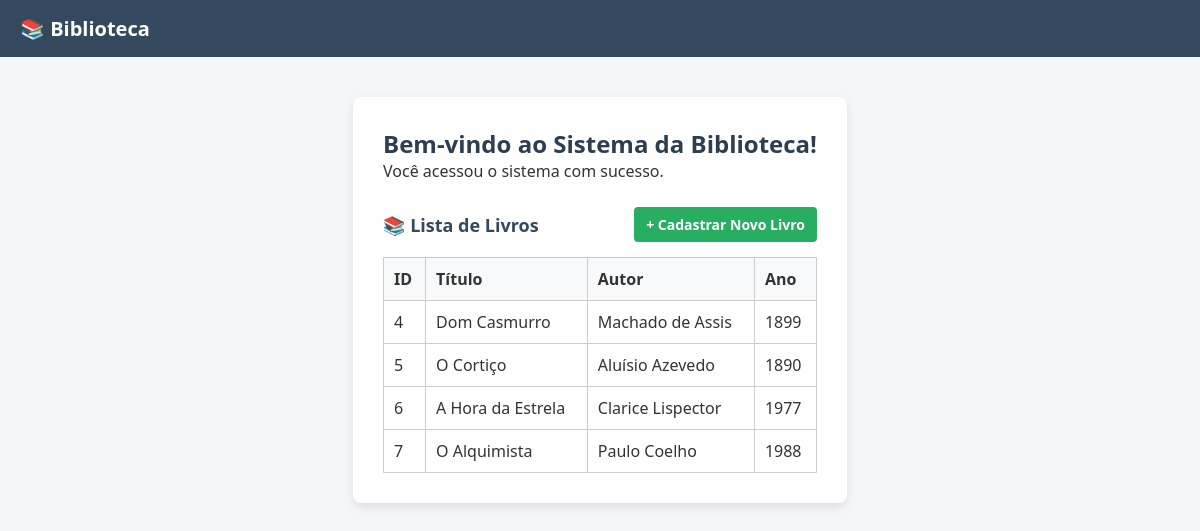
/auth/welcome, run on the app's committed database.
### tables this page shows
CREATE TABLE livros (
            id INTEGER PRIMARY KEY AUTOINCREMENT,
            titulo TEXT,
            autor TEXT,
            ano INTEGER
        );

### app/auth/routes.py (the view)
@auth_bp.route('/welcome')
def welcome():
    livros_cadastrados = Livro.get_all()
    return render_template('welcome.html', livros=livros_cadastrados)

### app/database.py (called while the page is built)
    def __enter__(self):
        self.conn = sqlite3.connect(self.db_path)
        self.conn.row_factory = sqlite3.Row
        return self.conn

    def __exit__(self, exc_type, exc_val, exc_tb):
        if self.conn:
            if exc_type is not None:
                self.conn.rollback()
            else:
                self.conn.commit()
            self.conn.close()
        return False

### app/models/livro.py (called while the page is built)
    @classmethod
    def init_db(cls):
        with DatabaseConnection() as conn:
            cursor = conn.cursor()
            cursor.execute('''
                CREATE TABLE IF NOT EXISTS livros (
                    id INTEGER PRIMARY KEY AUTOINCREMENT,
                    titulo TEXT NOT NULL,
                    autor TEXT NOT NULL,
                    ano INTEGER NOT NULL
                )
            ''')

    @classmethod
    def get_all(cls):
        cls.init_db()
        with DatabaseConnection() as conn:
            cursor = conn.cursor()
            cursor.execute("SELECT id, titulo, autor, ano FROM livros")
            return cursor.fetchall()

### app/templates/welcome.html (shortened to what this page needs)
<!DOCTYPE html>
<html lang="pt-br">
<head>
    <link rel="stylesheet" href="{{ url_for('static', filename='css/style.css') }}">
</head>
<body>
    <div class="navbar">
        📚 Biblioteca
    </div>
    <div class="container">
        <h1>Bem-vindo ao Sistema da Biblioteca!</h1>
        <p>Você acessou o sistema com sucesso.</p>
        <div style="display: flex; justify-content: space-between; align-items: center; margin-top: 25px;">
            <h2>📚 Lista de Livros</h2>
            <a href="{{ url_for('auth.cadastrar_livro') }}" class="btn-novo">+ Cadastrar Novo Livro</a>
        </div>
        <table>
            <thead>
                <tr>
                    <th>ID</th>
                    <th>Título</th>
                    <th>Autor</th>
                    <th>Ano</th>
                </tr>
            </thead>
            <tbody>
                {% if livros %}
                    {% for livro in livros %}
                        <tr>
                            <td>{{ livro['id'] }}</td>
                            <td>{{ livro['titulo'] }}</td>
                            <td>{{ livro['autor'] }}</td>
                            <td>{{ livro['ano'] }}</td>
                        </tr>
                    {% endfor %}
                {% else %}
                    <tr>
                        <td colspan="4" style="text-align: center;">Nenhum livro cadastrado no banco.</td>
                    </tr>
                {% endif %}
            </tbody>
        </table>
    </div>
</body>
</html>

### app/static/css/style.css (style rules this page uses)
* { margin: 0; padding: 0; box-sizing: border-box; font-family: 'Segoe UI', Tahoma, Geneva, Verdana, sans-serif; }
body { background-color: #f4f6f9; color: #333; display: flex; flex-direction: column; min-height: 100vh; }
.container { max-width: 800px; margin: 2rem auto; padding: 2rem; background: white; border-radius: 8px; box-shadow: 0 4px 6px rgba(0,0,0,0.1); }

### app/templates/welcome.html (style rules this page uses)
body { font-family: Arial, sans-serif; background-color: #f4f6f9; margin: 0; padding: 0; }
.navbar { background-color: #34495e; color: white; padding: 15px 20px; font-size: 20px; font-weight: bold; }
.container { max-width: 700px; margin: 40px auto; background: white; padding: 30px; border-radius: 8px; box-shadow: 0 4px 10px rgba(0,0,0,0.1); }
h1 { font-size: 24px; color: #2c3e50; margin-top: 0; }
h2 { font-size: 18px; color: #34495e; margin-top: 0; }
table { width: 100%; border-collapse: collapse; margin-top: 15px; }
th, td { border: 1px solid #ccc; padding: 10px; text-align: left; }
th { background-color: #f8f9fa; font-weight: bold; }
.btn-novo { display: inline-block; background-color: #27ae60; color: white; padding: 8px 12px; text-decoration: none; border-radius: 4px; font-weight: bold; font-size: 14px; }

### data on the page
livros: id "4", titulo "Dom Casmurro", autor "Machado de Assis", ano "1899"
livros: id "5", titulo "O Cortiço", autor "Aluísio Azevedo", ano "1890"
livros: id "6", titulo "A Hora da Estrela", autor "Clarice Lispector", ano "1977"
livros: id "7", titulo "O Alquimista", autor "Paulo Coelho", ano "1988"
